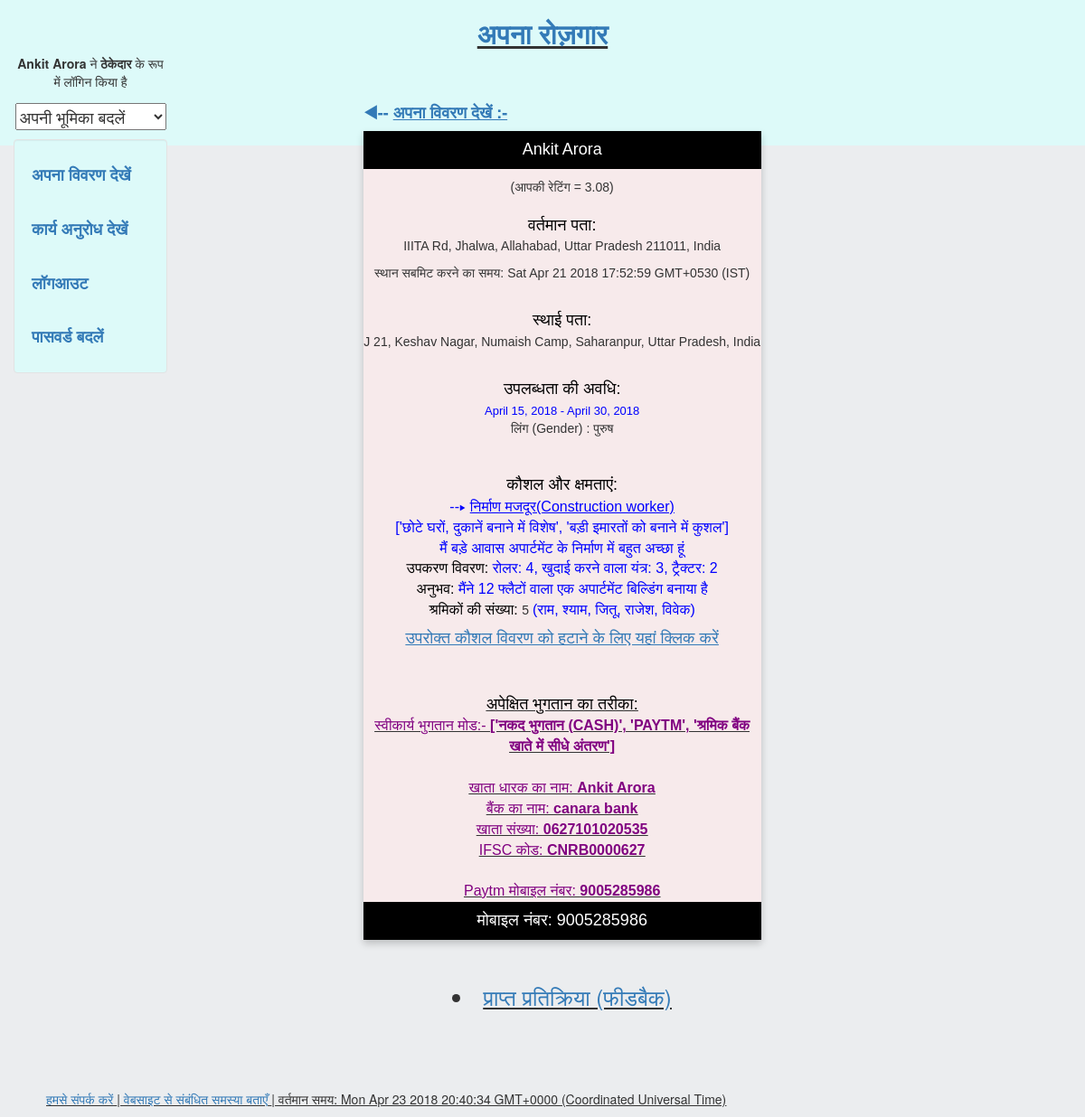
The app's page /cprofile (signed in) with its own data.
### worker/models.py (models this page shows, shortened)
class Profile(models.Model):
    user = models.OneToOneField(User, on_delete=models.CASCADE, primary_key = True) #to link each user with a profile
    s_contact = models.CharField(max_length=50,blank = True,null = True) #mobile number
    gender = models.CharField(max_length=10,blank = True,null = True)
    dis = models.FloatField(blank = True, null = True) #variable that stores the distance between the worker and the hirer searching him at that time
    street = models.CharField(max_length=250,blank = True, null = True) #locality address
    address = models.CharField(max_length=250,blank = True, null = True) #complete Google address
    start_date = models.DateField(blank = True, null = True) #start_date of work availability
    end_date = models.DateField(blank = True, null = True) #end_date of work availability
    skill1 = models.CharField(max_length = 100,blank = True, null = True) #skills of the worker
    skill2 = models.CharField(max_length = 100,blank = True, null = True)
    skill3 = models.CharField(max_length = 100,blank = True, null = True)
    description1 = models.TextField(max_length = 250,blank = True, null = True)#description about skills
    description2 = models.TextField(max_length = 250,blank = True, null = True)
    description3 = models.TextField(max_length = 250,blank = True, null = True)
    description = models.TextField(max_length = 500,blank = True, null = True)
    description11 = models.TextField(max_length = 250,blank = True, null = True)
    min_salary = models.IntegerField(blank = True, null = True) #minimum salary that the worker demands
    rating = models.FloatField(blank = True, null = True) #average rating received by worker
    nhirer = models.IntegerField(blank = True, null = True) # number of hirers who have rated the worker till now
    loginas = models.TextField(max_length = 10,blank = True, null = True) #login role (hirer/contractor/worker)
    joinrequest=models.CharField(max_length = 2,blank = True, null = True) # variable to store the status of work request between hirer and contractor
    temp=models.CharField(max_length = 2,blank = True, null = True) # temporary variable
    ac = models.CharField(max_length=100,blank = True, null = True) # Account details (A/c number)
    ifsc = models.CharField(max_length=100,blank = True, null = True) #ifsc
    paytm = models.CharField(max_length=100,blank = True, null = True)# paytm number
    upi = models.CharField(max_length=100,blank = True, null = True)#upi id
    acname = models.CharField(max_length=100,blank = True, null = True) #a/c holder name
    bank = models.CharField(max_length=100,blank = True, null = True) #bank name
    mode = models.CharField(max_length=100,blank = True, null = True)#mode of payment desired
    contractor=models.PositiveSmallIntegerField(blank = True, null = True,default=0) #number of skills provided by contractor
    def __str__(self):
    	return self.user.username

class Current_location(models.Model):
    username = models.CharField(max_length = 50, primary_key = True)
    address = models.CharField(max_length=250,blank = True, null = True) # current address
    lat = models.CharField(max_length = 50, blank = True, null= True) # current coordinates
    lng = models.CharField(max_length = 50, blank = True, null= True)
    time = models.CharField(max_length = 50, blank = True, null= True) # time of recording current address

class Contractor(models.Model):
    cid=models.AutoField(primary_key=True) # contractor Id
    user=models.ForeignKey(User,on_delete=models.CASCADE) #link to USER table
    skill= models.CharField(max_length=100,blank = True,null = True) #skill of the contractor (a separate table for each skill)
    nofworker = models.IntegerField(blank = True, null = True) #number of workers that contractor has for that skill
    nameof_worker = models.CharField(max_length=1024,blank = True, null = True) #name of workers above
    equipment = models.CharField(max_length=250,blank = True, null = True) #equipments possessed by contractor
    start_date = models.DateField(blank = True, null = True) #start date of availabaility
    end_date = models.DateField(blank = True, null = True) # end date of availabaility
    experience = models.CharField(max_length = 250, blank = True, null= True) # experience with skills
    description1 = models.TextField(max_length = 250,blank = True, null = True)# descriptions about skills
    description2 = models.TextField(max_length = 100,blank = True, null = True)
    dis = models.FloatField(blank = True, null = True) #variable that stores the distance between the contractor and the hirer searching him at that time
    joinrequest=models.CharField(max_length = 2,blank = True, null = True)# variable to store the status of work request between hirer and contractor

### worker/views.py (the view)
# urls.py: url(r'^cprofile',cprofile,name = 'cprofile'),
def cprofile(request):
  if request.user.username:
    if request.user.profile.loginas=="contractor":
        data=Profile.objects.get(user=request.user)
        if request.method=='GET':
          id=request.GET.get('id',None)
          try:
            skillset=Contractor.objects.get(cid=id)
            skillset.delete()
            request.user.profile.contractor=request.user.profile.contractor-1
            request.user.profile.save()
          except:
            warn="आपने गलत अनुरोध किया है"
        current_address2=Current_location.objects.filter(username=request.user.username)
        skilllist=Contractor.objects.filter(user=request.user)
        if len(skilllist)==0:
          warn="अपना विवरण देखने के लिए कृपया पहले अपने कौशल को जोड़ें"
          return render(request,'worker/profilecontractor.html',{'warn':warn})
        if len(current_address2)==1:
          for current_address1 in current_address2:
            return render(request,'worker/cview.html',{'data':data,'current_address':current_address1,'skilllist':skilllist})
        else:
          return render(request,'worker/cview.html',{'data':data,'skilllist':skilllist})
    else:
      warn="कृपया पहले ठेकेदार के रूप में लॉगिन करें"
      return render(request,'login/form.html',{'warn':warn})
  else:
    warn="कृपया लॉगिन करें"
    return render(request,'worker/form.html',{'warn':warn})

### worker/templates/worker/cview.html (shortened to what this page needs)
{% extends "login/header.html" %}
{% load staticfiles %}
{% block content %}
<div class ='col-sm-6 col-sm-offset-2'>
	<link rel="stylesheet" href="https://cdnjs.cloudflare.com/ajax/libs/font-awesome/4.7.0/css/font-awesome.min.css">
<h4><b><a href='/view'>&#9664;-- <u>अपना विवरण देखें :-</u></a></b></h4>
<div class="card" style="background-color:#F7EAEB">
   {% if data.user.first_name %}
  <p><button class = "but">{{data.user.first_name}}</button></p>
  {% if data.rating %}
   (आपकी रेटिंग = {{data.rating}})
   <br>
   <br>
  {%endif%}
{% if current_address %}
<font color = 'black' size = 4>
 वर्तमान पता:<br>
</font>
  <p > {{current_address.address}}</p>
  <p> स्थान सबमिट करने का समय: {{current_address.time}}</p>
  <br>
{%endif%}
  <font color = 'black' size = 4>
 स्थाई पता:<br>
</font>
  <p > {{data.street}}, {{data.address}}</p>
  <br>
  <font color = 'black' size = 4>
उपलब्धता की अवधि:<br>
</font>
<font color = 'blue' size = 2.5>
{{data.start_date}}  -  {{data.end_date}}
</font>
<br>
{% if data.gender %}
   लिंग (Gender) : {{data.gender}}
   <br>
  {%endif%}
<br><br>
<font color = 'black' size = 4.5 >
  कौशल और क्षमताएं:<br>
 </font>
{% for skill1 in skilllist %}
 <font color = 'blue' size = 3>
 {% if skill1.skill %}
 --&#9656;   <u>{{skill1.skill}}</u><br>
 {% if skill1.description1 %}
  {{skill1.description1}}<br>
  {% if skill1.description2 != "None" %}
  {{skill1.description2}}
  {% endif %}
  <br>
  {%endif%}
  {% if skill1.equipment %}
 <font color = "black" size = 3>उपकरण विवरण:</font> {{skill1.equipment}}<br>
 {%endif%}
 {% if skill1.experience %}
 <font color = "black" size = 3>
  अनुभव:
</font>{{skill1.experience}}
  <br>
  {%endif%}
</font>
 	 {% if skill1.nofworker %}
   <font color = 'black' size = 3 >
  श्रमिकों की संख्या:
 </font>
 {{skill1.nofworker}}
 {%endif%}
{% if skill1.nameof_worker  %}
 <font color = 'blue' size = 3>
 	({{skill1.nameof_worker}})
 </font>
{%endif%}
<h4 align="center">
            <a href = "/cprofile?id={{skill1.cid}}"><u>उपरोक्त कौशल विवरण को हटाने के लिए यहां क्लिक करें<u></a>
            </h4>
 {%endif%}
 <br>
 {%endfor%}
 <br>
 <font color = 'black' size = 4 >
  अपेक्षित भुगतान का तरीका:
 </font>
 <br>
 <font color = 'purple' size = 3.5>
  {% if data.mode != "None" %}
 स्वीकार्य भुगतान मोड:-  <b>{{data.mode}}</b>
 {% endif %}
 <br><br>
{% if data.acname %}
  खाता धारक का नाम: <b>{{data.acname}}</b>
  <br>
  {%endif%}
  {% if data.bank %}
  बैंक का नाम: <b>{{data.bank}}</b>
  <br>
  {%endif%}
  {% if data.ac %}
  खाता संख्या: <b>{{data.ac}}</b>
  <br>
  {%endif%}
  {% if data.ifsc %}
  IFSC कोड: <b>{{data.ifsc}}</b>
  <br>
  <br>
  {%endif%}
  {% if data.paytm %}
  Paytm मोबाइल नंबर: <b>{{data.paytm}}</b>
  <br>
  {%endif%}
</font>
  <p><button class = "but">मोबाइल नंबर: {{data.s_contact}}</button></p>
</div>
	<br>
  <h3 align="center">
            <li ><a href = "/feedback?username={{data}}&target='b'">प्राप्त प्रतिक्रिया (फीडबैक)</a></li>
            </h3>
            {%endif%}
</div>
{% endblock %}

### login/templates/login/header.html (shortened to what this page needs)
<!DOCTYPE html>
<html lang="en">
 <head>
   {% load staticfiles %}
   <link rel="stylesheet" href="/login/static/login/css/bootstrap.min.css" type = "text/css"/>
   <link rel="stylesheet" href="/login/static/login/css/new.css" type = "text/css"/>
  </head>
<body class="body" >
	<div class="container-fluid" style = "min-height: 83%">
		<div class="row">
      <div class = "layer" style = "background-color:#DDFAF9;position: absolute; top: 0; left: 0; width: 100%; height: 13%;">
			  <div class="col-sm-2">
				<br>
        <br>
        <br>
				  <center>
					{% if request.user.username %}
          	<p><b> {{request.user.first_name}}</b> ने
            {% if request.user.profile.loginas == "worker" %} <b>कर्मचारी</b>
            {% elif request.user.profile.loginas == "contractor" %}<b>ठेकेदार</b>
            {% else %}<b>नियोक्ता</b>
            {% endif %}
          के रूप में लॉगिन किया है</p>
          {% endif %}
				  </center>
			  </div>
      </div>
			    <div class="col-sm-8 col-sm-offset-2">
				  <center>
				  <h2><b><u><a href="/about">अपना रोज़गार</a></b></u></h2>
				  </center>
			    </div>
		</div>
		<div class="row">
		  <div class="col-sm-2">
        <div id="sidebar" >
          <center>
          {% if request.user.username %}
                  <h4>
                <form method="post" action="/change_role">
                <select name='loginas' onchange='if(this.value != 0) { this.form.submit(); }'>
                <option value='0'>अपनी भूमिका बदलें</option>
                </select>
                </form>
            </h4>
            {%endif%}
          </center>
        </div>
			<div class="well bs-sidebar" id="sidebar" style="background-color:#DDFAF9">
			  <ul class="nav nav-pills nav-stacked">
			  	{% if request.user.username %}
			  	<h4><b><li><a href = '/view'>अपना विवरण देखें</a></li></b></h4><br>
                <h4><b><li><a href = '/workrequest'>कार्य अनुरोध देखें</a></li></b></h4><br>
			  	<h4><b><li><a href='/logout'>लॉगआउट</a></li></b></h4><br>
                <h4><b> <li><a href = '/change_password'>पासवर्ड बदलें</a></li></b></h4>
			  	{%else%}
				<h4><b><li><a href='/login'>लॉग इन करें</a></li></b></h4><br>
				<h4><b><li><a href='/register'>पंजीकरण करें</a></li></b></h4><br>
                                <h4><b><li><a href='/forgot_password'>पासवर्ड भूल गए?</a></li></b></h4>
				{%endif%}
			  </ul>
			</div>
		  </div>
		  <div class="col-sm-10">
			<div class='container-fluid'>
			   {% block content %}
			   {% endblock %}
			</div>
		  </div>
		</div>
	</div>
  <br>
  <br>
	  <footer>
         <br>
         <br>
		<div class="container-fluid" style='margin-left:3%'>
			<p><a href="/developer" target="blank">हमसे संपर्क करें</a> | <a href="/query" target="blank">वेबसाइट से संबंधित समस्या बताएँ</a> |
      <font id="currenttime"></font>
    </p>
		</div>
	  </footer>
</body>
</html>

### login/templates/login/header.html (style rules this page uses)
html, body { height:100% }
.body { background-color: #EBEDEF; position: absolute; width: 100%; z-index: 0; background-repeat: repeat-y; }

### worker/templates/worker/cview.html (style rules this page uses)
.card { box-shadow: 0 4px 8px 0 rgba(0, 0, 0, 0.2); max-width: 500px; margin: auto; text-align: center; font-family: arial; }
.but { border: none; outline: 0; display: inline-block; padding: 8px; color: white; background-color: #000; text-align: center; cursor: pointer; width: 100%; font-size: 18px; }

### records on screen
Profile: user.first_name "Ankit Arora", rating "3.08", street "J 21, Keshav Nagar", address "Numaish Camp, Saharanpur, Uttar Pradesh, India", start_date "April 15, 2018", end_date "April 30, 2018", gender "पुरुष", mode "['नकद भुगतान (CASH)', 'PAYTM', 'श्रमिक बैंक खाते में सीधे अंतरण']", acname "Ankit Arora", bank "canara bank", ac "0627101020535", ifsc "CNRB0000627", paytm "9005285986", s_contact "9005285986"
Current_location: address "IIITA Rd, Jhalwa, Allahabad, Uttar Pradesh 211011, India", time "Sat Apr 21 2018 17:52:59 GMT+0530 (IST)"
Contractor: skill "निर्माण मजदूर(Construction worker)", description1 "['छोटे घरों, दुकानें बनाने में विशेष', 'बड़ी इमारतों को बनाने में कुशल']", description2 "मैं बड़े आवास अपार्टमेंट के निर्माण में बहुत अच्छा हूं", equipment "रोलर: 4, खुदाई करने वाला यंत्र: 3, ट्रैक्टर: 2", experience "मैंने 12 फ्लैटों वाला एक अपार्टमेंट बिल्डिंग बनाया है", nofworker "5", nameof_worker "राम, श्याम, जितू, राजेश, विवेक"

### other values on screen
{{ request.user.first_name }} "Ankit Arora"
